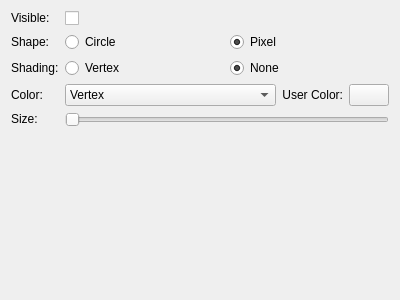
<?xml version="1.0" encoding="UTF-8"?>
<ui version="4.0">
 <class>vcl::qt::PointsFrame</class>
 <widget class="QFrame" name="vcl::qt::PointsFrame">
  <property name="geometry">
   <rect>
    <x>0</x>
    <y>0</y>
    <width>400</width>
    <height>300</height>
   </rect>
  </property>
  <property name="windowTitle">
   <string>Frame</string>
  </property>
  <layout class="QGridLayout" name="gridLayout">
   <item row="4" column="1" colspan="2">
    <layout class="QHBoxLayout" name="horizontalLayout">
     <item>
      <widget class="QComboBox" name="colorComboBox">
       <property name="sizePolicy">
        <sizepolicy hsizetype="MinimumExpanding" vsizetype="Fixed">
         <horstretch>0</horstretch>
         <verstretch>0</verstretch>
        </sizepolicy>
       </property>
       <item>
        <property name="text">
         <string>Vertex</string>
        </property>
       </item>
       <item>
        <property name="text">
         <string>Mesh</string>
        </property>
       </item>
       <item>
        <property name="text">
         <string>User</string>
        </property>
       </item>
      </widget>
     </item>
     <item>
      <widget class="QFrame" name="userColorFrame">
       <property name="frameShape">
        <enum>QFrame::NoFrame</enum>
       </property>
       <property name="frameShadow">
        <enum>QFrame::Plain</enum>
       </property>
       <layout class="QHBoxLayout" name="horizontalLayout_2">
        <property name="leftMargin">
         <number>0</number>
        </property>
        <property name="topMargin">
         <number>0</number>
        </property>
        <property name="rightMargin">
         <number>0</number>
        </property>
        <property name="bottomMargin">
         <number>0</number>
        </property>
        <item>
         <widget class="QLabel" name="label_6">
          <property name="layoutDirection">
           <enum>Qt::LeftToRight</enum>
          </property>
          <property name="text">
           <string>User Color:</string>
          </property>
          <property name="alignment">
           <set>Qt::AlignRight|Qt::AlignTrailing|Qt::AlignVCenter</set>
          </property>
         </widget>
        </item>
        <item>
         <widget class="QPushButton" name="colorDialogPushButton">
          <property name="text">
           <string/>
          </property>
         </widget>
        </item>
       </layout>
      </widget>
     </item>
    </layout>
   </item>
   <item row="0" column="1" colspan="2">
    <widget class="QCheckBox" name="visibilityCheckBox">
     <property name="text">
      <string/>
     </property>
    </widget>
   </item>
   <item row="2" column="1">
    <widget class="QRadioButton" name="shapeCircleRadioButton">
     <property name="text">
      <string>Circle</string>
     </property>
     <attribute name="buttonGroup">
      <string notr="true">shapeButtonGroup</string>
     </attribute>
    </widget>
   </item>
   <item row="5" column="1" colspan="2">
    <widget class="QSlider" name="sizeSlider">
     <property name="minimum">
      <number>1</number>
     </property>
     <property name="maximum">
      <number>10</number>
     </property>
     <property name="orientation">
      <enum>Qt::Horizontal</enum>
     </property>
    </widget>
   </item>
   <item row="3" column="2">
    <widget class="QRadioButton" name="shadingNoneRadioButton">
     <property name="text">
      <string>None</string>
     </property>
     <property name="checked">
      <bool>true</bool>
     </property>
     <attribute name="buttonGroup">
      <string notr="true">shadingButtonGroup</string>
     </attribute>
    </widget>
   </item>
   <item row="2" column="2">
    <widget class="QRadioButton" name="shapePixelRadioButton">
     <property name="text">
      <string>Pixel</string>
     </property>
     <property name="checked">
      <bool>true</bool>
     </property>
     <attribute name="buttonGroup">
      <string notr="true">shapeButtonGroup</string>
     </attribute>
    </widget>
   </item>
   <item row="0" column="0">
    <widget class="QLabel" name="label">
     <property name="sizePolicy">
      <sizepolicy hsizetype="Fixed" vsizetype="Fixed">
       <horstretch>0</horstretch>
       <verstretch>0</verstretch>
      </sizepolicy>
     </property>
     <property name="text">
      <string>Visible:</string>
     </property>
    </widget>
   </item>
   <item row="4" column="0">
    <widget class="QLabel" name="label_4">
     <property name="sizePolicy">
      <sizepolicy hsizetype="Fixed" vsizetype="Fixed">
       <horstretch>0</horstretch>
       <verstretch>0</verstretch>
      </sizepolicy>
     </property>
     <property name="text">
      <string>Color:</string>
     </property>
    </widget>
   </item>
   <item row="5" column="0">
    <widget class="QLabel" name="label_5">
     <property name="sizePolicy">
      <sizepolicy hsizetype="Fixed" vsizetype="Fixed">
       <horstretch>0</horstretch>
       <verstretch>0</verstretch>
      </sizepolicy>
     </property>
     <property name="text">
      <string>Size:</string>
     </property>
    </widget>
   </item>
   <item row="2" column="0">
    <widget class="QLabel" name="label_2">
     <property name="sizePolicy">
      <sizepolicy hsizetype="Fixed" vsizetype="Fixed">
       <horstretch>0</horstretch>
       <verstretch>0</verstretch>
      </sizepolicy>
     </property>
     <property name="text">
      <string>Shape:</string>
     </property>
    </widget>
   </item>
   <item row="3" column="1">
    <widget class="QRadioButton" name="shadingVertexRadioButton">
     <property name="text">
      <string>Vertex</string>
     </property>
     <attribute name="buttonGroup">
      <string notr="true">shadingButtonGroup</string>
     </attribute>
    </widget>
   </item>
   <item row="3" column="0">
    <widget class="QLabel" name="label_3">
     <property name="sizePolicy">
      <sizepolicy hsizetype="Fixed" vsizetype="Fixed">
       <horstretch>0</horstretch>
       <verstretch>0</verstretch>
      </sizepolicy>
     </property>
     <property name="text">
      <string>Shading:</string>
     </property>
    </widget>
   </item>
   <item row="6" column="0">
    <spacer name="verticalSpacer">
     <property name="orientation">
      <enum>Qt::Vertical</enum>
     </property>
     <property name="sizeHint" stdset="0">
      <size>
       <width>20</width>
       <height>40</height>
      </size>
     </property>
    </spacer>
   </item>
  </layout>
 </widget>
 <resources/>
 <connections/>
 <slots>
  <slot>onVisbililityChanged()</slot>
 </slots>
 <buttongroups>
  <buttongroup name="shapeButtonGroup"/>
  <buttongroup name="shadingButtonGroup"/>
 </buttongroups>
</ui>
